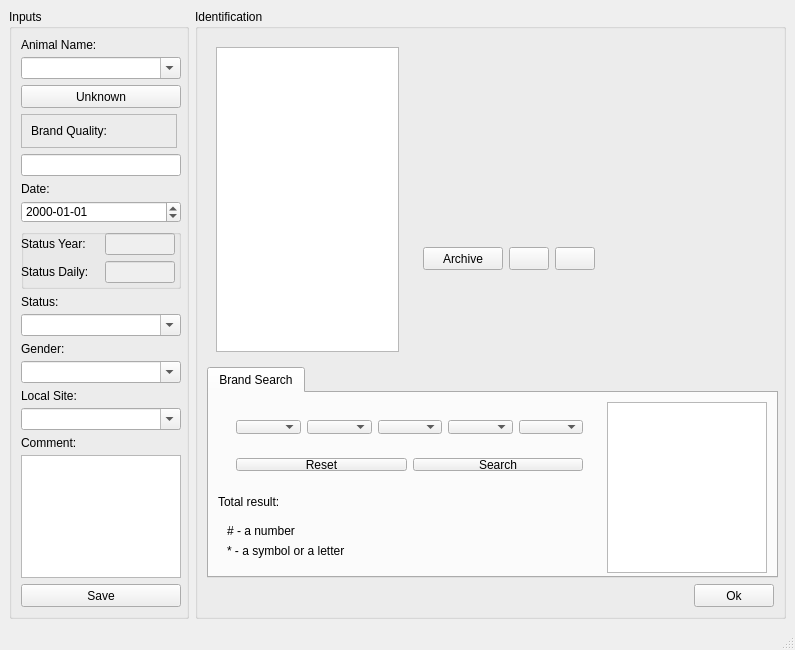
<?xml version="1.0" encoding="UTF-8"?>
<ui version="4.0">
 <class>RegistrationWindow</class>
 <widget class="QMainWindow" name="RegistrationWindow">
  <property name="windowModality">
   <enum>Qt::ApplicationModal</enum>
  </property>
  <property name="geometry">
   <rect>
    <x>0</x>
    <y>0</y>
    <width>795</width>
    <height>650</height>
   </rect>
  </property>
  <property name="minimumSize">
   <size>
    <width>200</width>
    <height>650</height>
   </size>
  </property>
  <property name="maximumSize">
   <size>
    <width>16777215</width>
    <height>16777215</height>
   </size>
  </property>
  <property name="windowTitle">
   <string>Animal Registration</string>
  </property>
  <property name="windowIcon">
   <iconset resource="../app/resources/resources.qrc">
    <normaloff>:/images/logo-pc.ico</normaloff>:/images/logo-pc.ico</iconset>
  </property>
  <property name="dockOptions">
   <set>QMainWindow::AllowTabbedDocks|QMainWindow::AnimatedDocks</set>
  </property>
  <property name="unifiedTitleAndToolBarOnMac">
   <bool>false</bool>
  </property>
  <widget class="QWidget" name="centralwidget">
   <layout class="QHBoxLayout" name="horizontalLayout_6">
    <item>
     <widget class="QGroupBox" name="groupBox">
      <property name="sizePolicy">
       <sizepolicy hsizetype="Fixed" vsizetype="Preferred">
        <horstretch>0</horstretch>
        <verstretch>0</verstretch>
       </sizepolicy>
      </property>
      <property name="minimumSize">
       <size>
        <width>180</width>
        <height>600</height>
       </size>
      </property>
      <property name="maximumSize">
       <size>
        <width>180</width>
        <height>16777215</height>
       </size>
      </property>
      <property name="title">
       <string>Inputs</string>
      </property>
      <layout class="QVBoxLayout" name="verticalLayout_2">
       <property name="spacing">
        <number>6</number>
       </property>
       <property name="sizeConstraint">
        <enum>QLayout::SetDefaultConstraint</enum>
       </property>
       <property name="topMargin">
        <number>9</number>
       </property>
       <property name="bottomMargin">
        <number>9</number>
       </property>
       <item alignment="Qt::AlignTop">
        <widget class="QLabel" name="label_animalname">
         <property name="minimumSize">
          <size>
           <width>160</width>
           <height>13</height>
          </size>
         </property>
         <property name="maximumSize">
          <size>
           <width>16777215</width>
           <height>16777215</height>
          </size>
         </property>
         <property name="text">
          <string>Animal Name:</string>
         </property>
        </widget>
       </item>
       <item>
        <widget class="QComboBox" name="cmb_AnimalName">
         <property name="minimumSize">
          <size>
           <width>160</width>
           <height>22</height>
          </size>
         </property>
         <property name="maximumSize">
          <size>
           <width>16777215</width>
           <height>16777215</height>
          </size>
         </property>
         <property name="editable">
          <bool>true</bool>
         </property>
        </widget>
       </item>
       <item>
        <widget class="QPushButton" name="btn_Unknown">
         <property name="sizePolicy">
          <sizepolicy hsizetype="Preferred" vsizetype="Fixed">
           <horstretch>0</horstretch>
           <verstretch>0</verstretch>
          </sizepolicy>
         </property>
         <property name="minimumSize">
          <size>
           <width>160</width>
           <height>23</height>
          </size>
         </property>
         <property name="maximumSize">
          <size>
           <width>16777215</width>
           <height>16777215</height>
          </size>
         </property>
         <property name="text">
          <string>Unknown</string>
         </property>
         <property name="icon">
          <iconset resource="../app/resources/resources.qrc">
           <normaloff>:/images/icons/png/32x32/anonymous.png</normaloff>:/images/icons/png/32x32/anonymous.png</iconset>
         </property>
        </widget>
       </item>
       <item>
        <widget class="QFrame" name="frame_2">
         <property name="maximumSize">
          <size>
           <width>16777215</width>
           <height>16777215</height>
          </size>
         </property>
         <property name="frameShape">
          <enum>QFrame::StyledPanel</enum>
         </property>
         <property name="frameShadow">
          <enum>QFrame::Raised</enum>
         </property>
         <layout class="QHBoxLayout" name="horizontalLayout_3">
          <item alignment="Qt::AlignLeft">
           <widget class="QLabel" name="label_brandquality">
            <property name="minimumSize">
             <size>
              <width>0</width>
              <height>0</height>
             </size>
            </property>
            <property name="maximumSize">
             <size>
              <width>16777215</width>
              <height>16777215</height>
             </size>
            </property>
            <property name="text">
             <string>Brand Quality:</string>
            </property>
           </widget>
          </item>
          <item>
           <widget class="QLabel" name="label_infoQuality">
            <property name="sizePolicy">
             <sizepolicy hsizetype="Preferred" vsizetype="Preferred">
              <horstretch>0</horstretch>
              <verstretch>0</verstretch>
             </sizepolicy>
            </property>
            <property name="minimumSize">
             <size>
              <width>0</width>
              <height>0</height>
             </size>
            </property>
            <property name="maximumSize">
             <size>
              <width>20</width>
              <height>20</height>
             </size>
            </property>
            <property name="toolTip">
             <string>&lt;html&gt;&lt;head/&gt;&lt;body&gt;&lt;p&gt;valid characters:&lt;/p&gt;&lt;p&gt;&lt;span style=&quot; font-size:10pt; font-weight:600;&quot;&gt;'+'&lt;/span&gt;: THE EXACT sign: the brand is clean without problems, very well or perfectly readable&lt;/p&gt;&lt;p&gt;&lt;span style=&quot; font-size:10pt; font-weight:600;&quot;&gt;'0'&lt;/span&gt;: THE EXACT sign: but not quite clear, or covered with hair, may be somewhat burned or not printed, not quite good, but we read CONFIDENTLY&lt;/p&gt;&lt;p&gt;&lt;span style=&quot; font-size:10pt; font-weight:600;&quot;&gt;'-'&lt;/span&gt;: we DO NOT READ the sign: due to the poor quality of the marking (burnt, covered with hair, connected signs, etc.; we can assume what kind of sign it is, but we cannot read it EXACTLY.&lt;/p&gt;&lt;p&gt;&lt;span style=&quot; font-size:10pt; font-weight:600;&quot;&gt;'$'&lt;/span&gt;: we DO NOT READ the sign due to poor visibility: strong reflection of the sun, water, uncomfortable reading angle, closed by another animal, etc.; the sign may be quite high-quality, but we do not read because of the uncomfortable position of the beast&lt;/p&gt;&lt;p&gt;For example, if you saw how you count the animal M523 from which you examined all the signs, but did not see the last one well, and the first digit is of poor quality, and the second one is simply not readable, then the entry should be of the form &lt;span style=&quot; font-size:10pt; font-weight:600;&quot;&gt;+0-$&lt;/span&gt;&lt;/p&gt;&lt;/body&gt;&lt;/html&gt;</string>
            </property>
            <property name="text">
             <string/>
            </property>
            <property name="pixmap">
             <pixmap resource="../app/resources/resources.qrc">:/images/icons/png/32x32/property.png</pixmap>
            </property>
            <property name="scaledContents">
             <bool>true</bool>
            </property>
            <property name="wordWrap">
             <bool>false</bool>
            </property>
           </widget>
          </item>
         </layout>
        </widget>
       </item>
       <item>
        <widget class="QLineEdit" name="line_BrandQuality">
         <property name="sizePolicy">
          <sizepolicy hsizetype="Preferred" vsizetype="Fixed">
           <horstretch>0</horstretch>
           <verstretch>0</verstretch>
          </sizepolicy>
         </property>
         <property name="minimumSize">
          <size>
           <width>160</width>
           <height>22</height>
          </size>
         </property>
         <property name="maximumSize">
          <size>
           <width>16777215</width>
           <height>16777215</height>
          </size>
         </property>
        </widget>
       </item>
       <item>
        <widget class="QLabel" name="label_date">
         <property name="minimumSize">
          <size>
           <width>160</width>
           <height>13</height>
          </size>
         </property>
         <property name="maximumSize">
          <size>
           <width>160</width>
           <height>13</height>
          </size>
         </property>
         <property name="text">
          <string>Date:</string>
         </property>
        </widget>
       </item>
       <item>
        <widget class="QDateEdit" name="dateEdit">
         <property name="enabled">
          <bool>true</bool>
         </property>
         <property name="sizePolicy">
          <sizepolicy hsizetype="Preferred" vsizetype="Fixed">
           <horstretch>0</horstretch>
           <verstretch>0</verstretch>
          </sizepolicy>
         </property>
         <property name="minimumSize">
          <size>
           <width>160</width>
           <height>22</height>
          </size>
         </property>
         <property name="maximumSize">
          <size>
           <width>16777215</width>
           <height>16777215</height>
          </size>
         </property>
         <property name="displayFormat">
          <string>yyyy-MM-dd</string>
         </property>
        </widget>
       </item>
       <item>
        <widget class="QGroupBox" name="groupBox_3">
         <property name="minimumSize">
          <size>
           <width>160</width>
           <height>60</height>
          </size>
         </property>
         <property name="maximumSize">
          <size>
           <width>16777215</width>
           <height>16777215</height>
          </size>
         </property>
         <property name="font">
          <font>
           <kerning>true</kerning>
          </font>
         </property>
         <property name="toolTip">
          <string/>
         </property>
         <property name="title">
          <string/>
         </property>
         <widget class="QLineEdit" name="text_StatusResight">
          <property name="enabled">
           <bool>false</bool>
          </property>
          <property name="geometry">
           <rect>
            <x>84</x>
            <y>4</y>
            <width>70</width>
            <height>22</height>
           </rect>
          </property>
          <property name="sizePolicy">
           <sizepolicy hsizetype="Preferred" vsizetype="Fixed">
            <horstretch>0</horstretch>
            <verstretch>0</verstretch>
           </sizepolicy>
          </property>
          <property name="minimumSize">
           <size>
            <width>70</width>
            <height>22</height>
           </size>
          </property>
          <property name="maximumSize">
           <size>
            <width>16777215</width>
            <height>16777215</height>
           </size>
          </property>
          <property name="focusPolicy">
           <enum>Qt::NoFocus</enum>
          </property>
          <property name="contextMenuPolicy">
           <enum>Qt::NoContextMenu</enum>
          </property>
          <property name="inputMask">
           <string/>
          </property>
          <property name="dragEnabled">
           <bool>false</bool>
          </property>
         </widget>
         <widget class="QLabel" name="labelStatusDaily">
          <property name="geometry">
           <rect>
            <x>0</x>
            <y>32</y>
            <width>78</width>
            <height>22</height>
           </rect>
          </property>
          <property name="minimumSize">
           <size>
            <width>78</width>
            <height>13</height>
           </size>
          </property>
          <property name="maximumSize">
           <size>
            <width>16777215</width>
            <height>16777215</height>
           </size>
          </property>
          <property name="font">
           <font>
            <pointsize>9</pointsize>
           </font>
          </property>
          <property name="text">
           <string>Status Daily:</string>
          </property>
         </widget>
         <widget class="QLineEdit" name="text_StatusDaily">
          <property name="enabled">
           <bool>false</bool>
          </property>
          <property name="geometry">
           <rect>
            <x>84</x>
            <y>32</y>
            <width>70</width>
            <height>22</height>
           </rect>
          </property>
          <property name="minimumSize">
           <size>
            <width>70</width>
            <height>22</height>
           </size>
          </property>
          <property name="maximumSize">
           <size>
            <width>16777215</width>
            <height>16777215</height>
           </size>
          </property>
          <property name="focusPolicy">
           <enum>Qt::NoFocus</enum>
          </property>
         </widget>
         <widget class="QLabel" name="labelStatusResight">
          <property name="geometry">
           <rect>
            <x>0</x>
            <y>4</y>
            <width>78</width>
            <height>22</height>
           </rect>
          </property>
          <property name="minimumSize">
           <size>
            <width>78</width>
            <height>13</height>
           </size>
          </property>
          <property name="maximumSize">
           <size>
            <width>16777215</width>
            <height>16777215</height>
           </size>
          </property>
          <property name="font">
           <font>
            <pointsize>9</pointsize>
           </font>
          </property>
          <property name="text">
           <string>Status Year:</string>
          </property>
         </widget>
        </widget>
       </item>
       <item>
        <widget class="QLabel" name="labelStatusPhoto">
         <property name="minimumSize">
          <size>
           <width>160</width>
           <height>13</height>
          </size>
         </property>
         <property name="maximumSize">
          <size>
           <width>16777215</width>
           <height>16777215</height>
          </size>
         </property>
         <property name="text">
          <string>Status:</string>
         </property>
        </widget>
       </item>
       <item>
        <widget class="QComboBox" name="cmb_StatusPhoto">
         <property name="enabled">
          <bool>true</bool>
         </property>
         <property name="minimumSize">
          <size>
           <width>160</width>
           <height>22</height>
          </size>
         </property>
         <property name="maximumSize">
          <size>
           <width>16777215</width>
           <height>16777215</height>
          </size>
         </property>
         <property name="editable">
          <bool>true</bool>
         </property>
        </widget>
       </item>
       <item>
        <widget class="QLabel" name="labelSex">
         <property name="minimumSize">
          <size>
           <width>160</width>
           <height>13</height>
          </size>
         </property>
         <property name="maximumSize">
          <size>
           <width>16777215</width>
           <height>16777215</height>
          </size>
         </property>
         <property name="text">
          <string>Gender:</string>
         </property>
        </widget>
       </item>
       <item>
        <widget class="QComboBox" name="cmb_Gender">
         <property name="minimumSize">
          <size>
           <width>160</width>
           <height>22</height>
          </size>
         </property>
         <property name="maximumSize">
          <size>
           <width>16777215</width>
           <height>16777215</height>
          </size>
         </property>
         <property name="editable">
          <bool>true</bool>
         </property>
        </widget>
       </item>
       <item>
        <widget class="QLabel" name="labelLocalSite">
         <property name="minimumSize">
          <size>
           <width>160</width>
           <height>13</height>
          </size>
         </property>
         <property name="maximumSize">
          <size>
           <width>16777215</width>
           <height>16777215</height>
          </size>
         </property>
         <property name="text">
          <string>Local Site:</string>
         </property>
        </widget>
       </item>
       <item>
        <widget class="QComboBox" name="cmb_LocalSite">
         <property name="minimumSize">
          <size>
           <width>160</width>
           <height>22</height>
          </size>
         </property>
         <property name="maximumSize">
          <size>
           <width>16777215</width>
           <height>16777215</height>
          </size>
         </property>
         <property name="editable">
          <bool>true</bool>
         </property>
        </widget>
       </item>
       <item>
        <widget class="QLabel" name="labelComment">
         <property name="minimumSize">
          <size>
           <width>160</width>
           <height>13</height>
          </size>
         </property>
         <property name="maximumSize">
          <size>
           <width>16777215</width>
           <height>16777215</height>
          </size>
         </property>
         <property name="text">
          <string>Comment:</string>
         </property>
        </widget>
       </item>
       <item>
        <widget class="QTextEdit" name="text_Comment">
         <property name="sizePolicy">
          <sizepolicy hsizetype="Preferred" vsizetype="Expanding">
           <horstretch>0</horstretch>
           <verstretch>0</verstretch>
          </sizepolicy>
         </property>
         <property name="minimumSize">
          <size>
           <width>160</width>
           <height>100</height>
          </size>
         </property>
         <property name="maximumSize">
          <size>
           <width>16777215</width>
           <height>16777215</height>
          </size>
         </property>
        </widget>
       </item>
       <item>
        <widget class="QPushButton" name="btn_Save">
         <property name="sizePolicy">
          <sizepolicy hsizetype="Preferred" vsizetype="Fixed">
           <horstretch>0</horstretch>
           <verstretch>0</verstretch>
          </sizepolicy>
         </property>
         <property name="minimumSize">
          <size>
           <width>160</width>
           <height>23</height>
          </size>
         </property>
         <property name="maximumSize">
          <size>
           <width>16777215</width>
           <height>16777215</height>
          </size>
         </property>
         <property name="text">
          <string>Save</string>
         </property>
         <property name="icon">
          <iconset resource="../app/resources/resources.qrc">
           <normaloff>:/images/icons/png/32x32/save.png</normaloff>:/images/icons/png/32x32/save.png</iconset>
         </property>
         <property name="shortcut">
          <string>Ctrl+Return, Ctrl+Enter</string>
         </property>
        </widget>
       </item>
      </layout>
     </widget>
    </item>
    <item>
     <widget class="QGroupBox" name="groupBox_right">
      <property name="minimumSize">
       <size>
        <width>591</width>
        <height>600</height>
       </size>
      </property>
      <property name="maximumSize">
       <size>
        <width>16777215</width>
        <height>16777215</height>
       </size>
      </property>
      <property name="title">
       <string>Identification</string>
      </property>
      <layout class="QVBoxLayout" name="verticalLayout_4">
       <item>
        <widget class="QFrame" name="frame">
         <layout class="QHBoxLayout" name="horizontalLayout_2">
          <item>
           <widget class="QListWidget" name="list_AnimalNames">
            <property name="sizePolicy">
             <sizepolicy hsizetype="Preferred" vsizetype="Preferred">
              <horstretch>0</horstretch>
              <verstretch>0</verstretch>
             </sizepolicy>
            </property>
            <property name="minimumSize">
             <size>
              <width>180</width>
              <height>305</height>
             </size>
            </property>
            <property name="maximumSize">
             <size>
              <width>200</width>
              <height>16777215</height>
             </size>
            </property>
            <property name="font">
             <font>
              <family>MS Shell Dlg 2</family>
             </font>
            </property>
            <property name="focusPolicy">
             <enum>Qt::NoFocus</enum>
            </property>
           </widget>
          </item>
          <item>
           <widget class="QFrame" name="frame">
            <layout class="QVBoxLayout" name="verticalLayout_5">
             <item>
              <widget class="QWidget" name="widget" native="true">
               <property name="sizePolicy">
                <sizepolicy hsizetype="Preferred" vsizetype="Fixed">
                 <horstretch>0</horstretch>
                 <verstretch>0</verstretch>
                </sizepolicy>
               </property>
               <property name="minimumSize">
                <size>
                 <width>0</width>
                 <height>0</height>
                </size>
               </property>
               <layout class="QVBoxLayout" name="verticalLayout_7">
                <item>
                 <widget class="QLabel" name="label_path_archive">
                  <property name="font">
                   <font>
                    <pointsize>8</pointsize>
                   </font>
                  </property>
                  <property name="text">
                   <string/>
                  </property>
                 </widget>
                </item>
                <item>
                 <widget class="QLabel" name="label_name_file">
                  <property name="font">
                   <font>
                    <pointsize>8</pointsize>
                   </font>
                  </property>
                  <property name="text">
                   <string/>
                  </property>
                 </widget>
                </item>
               </layout>
              </widget>
             </item>
             <item>
              <widget class="QFrame" name="frame">
               <property name="sizePolicy">
                <sizepolicy hsizetype="Preferred" vsizetype="Fixed">
                 <horstretch>0</horstretch>
                 <verstretch>0</verstretch>
                </sizepolicy>
               </property>
               <layout class="QHBoxLayout" name="horizontalLayout_4">
                <item>
                 <widget class="QPushButton" name="btn_select_dir">
                  <property name="enabled">
                   <bool>true</bool>
                  </property>
                  <property name="sizePolicy">
                   <sizepolicy hsizetype="Preferred" vsizetype="Fixed">
                    <horstretch>0</horstretch>
                    <verstretch>0</verstretch>
                   </sizepolicy>
                  </property>
                  <property name="minimumSize">
                   <size>
                    <width>80</width>
                    <height>23</height>
                   </size>
                  </property>
                  <property name="maximumSize">
                   <size>
                    <width>16777215</width>
                    <height>16777215</height>
                   </size>
                  </property>
                  <property name="text">
                   <string>Archive</string>
                  </property>
                  <property name="icon">
                   <iconset resource="../app/resources/resources.qrc">
                    <normaloff>:/images/icons/png/32x32/open.png</normaloff>:/images/icons/png/32x32/open.png</iconset>
                  </property>
                 </widget>
                </item>
                <item>
                 <widget class="QPushButton" name="btn_previous">
                  <property name="sizePolicy">
                   <sizepolicy hsizetype="Preferred" vsizetype="Fixed">
                    <horstretch>0</horstretch>
                    <verstretch>0</verstretch>
                   </sizepolicy>
                  </property>
                  <property name="minimumSize">
                   <size>
                    <width>40</width>
                    <height>23</height>
                   </size>
                  </property>
                  <property name="maximumSize">
                   <size>
                    <width>16777215</width>
                    <height>16777215</height>
                   </size>
                  </property>
                  <property name="text">
                   <string/>
                  </property>
                  <property name="icon">
                   <iconset resource="../app/resources/resources.qrc">
                    <normaloff>:/images/icons/png/32x32/left.png</normaloff>:/images/icons/png/32x32/left.png</iconset>
                  </property>
                 </widget>
                </item>
                <item>
                 <widget class="QPushButton" name="btn_next">
                  <property name="sizePolicy">
                   <sizepolicy hsizetype="Preferred" vsizetype="Fixed">
                    <horstretch>0</horstretch>
                    <verstretch>0</verstretch>
                   </sizepolicy>
                  </property>
                  <property name="minimumSize">
                   <size>
                    <width>40</width>
                    <height>23</height>
                   </size>
                  </property>
                  <property name="maximumSize">
                   <size>
                    <width>16777215</width>
                    <height>16777215</height>
                   </size>
                  </property>
                  <property name="text">
                   <string/>
                  </property>
                  <property name="icon">
                   <iconset resource="../app/resources/resources.qrc">
                    <normaloff>:/images/icons/png/32x32/right.png</normaloff>:/images/icons/png/32x32/right.png</iconset>
                  </property>
                 </widget>
                </item>
                <item>
                 <widget class="QLabel" name="label_coun_img">
                  <property name="minimumSize">
                   <size>
                    <width>70</width>
                    <height>23</height>
                   </size>
                  </property>
                  <property name="maximumSize">
                   <size>
                    <width>16777215</width>
                    <height>16777215</height>
                   </size>
                  </property>
                  <property name="text">
                   <string/>
                  </property>
                 </widget>
                </item>
                <item alignment="Qt::AlignRight">
                 <widget class="QLabel" name="label_verified">
                  <property name="minimumSize">
                   <size>
                    <width>70</width>
                    <height>23</height>
                   </size>
                  </property>
                  <property name="maximumSize">
                   <size>
                    <width>16777215</width>
                    <height>16777215</height>
                   </size>
                  </property>
                  <property name="text">
                   <string/>
                  </property>
                 </widget>
                </item>
               </layout>
              </widget>
             </item>
             <item>
              <layout class="QGridLayout" name="imageLayout"/>
             </item>
            </layout>
           </widget>
          </item>
         </layout>
        </widget>
       </item>
       <item>
        <widget class="QTabWidget" name="tabWidget">
         <property name="sizePolicy">
          <sizepolicy hsizetype="Preferred" vsizetype="Preferred">
           <horstretch>0</horstretch>
           <verstretch>0</verstretch>
          </sizepolicy>
         </property>
         <property name="minimumSize">
          <size>
           <width>571</width>
           <height>210</height>
          </size>
         </property>
         <property name="maximumSize">
          <size>
           <width>16777215</width>
           <height>16777215</height>
          </size>
         </property>
         <property name="focusPolicy">
          <enum>Qt::NoFocus</enum>
         </property>
         <property name="currentIndex">
          <number>0</number>
         </property>
         <property name="tabsClosable">
          <bool>false</bool>
         </property>
         <widget class="QWidget" name="tab_BrandSearch">
          <attribute name="title">
           <string>Brand Search</string>
          </attribute>
          <layout class="QGridLayout" name="gridLayout">
           <item row="0" column="1" rowspan="3">
            <widget class="QListWidget" name="list_result_search_brand">
             <property name="minimumSize">
              <size>
               <width>160</width>
               <height>171</height>
              </size>
             </property>
             <property name="maximumSize">
              <size>
               <width>16777215</width>
               <height>16777215</height>
              </size>
             </property>
             <property name="focusPolicy">
              <enum>Qt::NoFocus</enum>
             </property>
            </widget>
           </item>
           <item row="1" column="0">
            <widget class="QLabel" name="label_total_search_brand">
             <property name="text">
              <string>Total result: </string>
             </property>
            </widget>
           </item>
           <item row="0" column="0">
            <widget class="QFrame" name="frame">
             <layout class="QVBoxLayout" name="verticalLayout_3">
              <item>
               <widget class="QFrame" name="frame">
                <layout class="QHBoxLayout" name="horizontalLayout">
                 <item>
                  <widget class="QComboBox" name="cmb_pos1">
                   <property name="editable">
                    <bool>false</bool>
                   </property>
                  </widget>
                 </item>
                 <item>
                  <widget class="QComboBox" name="cmb_pos2">
                   <property name="editable">
                    <bool>false</bool>
                   </property>
                  </widget>
                 </item>
                 <item>
                  <widget class="QComboBox" name="cmb_pos3">
                   <property name="editable">
                    <bool>false</bool>
                   </property>
                  </widget>
                 </item>
                 <item>
                  <widget class="QComboBox" name="cmb_pos4">
                   <property name="editable">
                    <bool>false</bool>
                   </property>
                  </widget>
                 </item>
                 <item>
                  <widget class="QComboBox" name="cmb_pos5">
                   <property name="editable">
                    <bool>false</bool>
                   </property>
                  </widget>
                 </item>
                </layout>
               </widget>
              </item>
              <item>
               <widget class="QFrame" name="frame">
                <layout class="QHBoxLayout" name="horizontalLayout_5">
                 <item>
                  <widget class="QPushButton" name="btn_reset_search">
                   <property name="text">
                    <string>Reset</string>
                   </property>
                  </widget>
                 </item>
                 <item>
                  <widget class="QPushButton" name="btn_search_brand">
                   <property name="text">
                    <string>Search</string>
                   </property>
                  </widget>
                 </item>
                </layout>
               </widget>
              </item>
             </layout>
            </widget>
           </item>
           <item row="2" column="0">
            <widget class="QFrame" name="frame">
             <layout class="QVBoxLayout" name="verticalLayout">
              <item>
               <widget class="QLabel" name="label">
                <property name="text">
                 <string># - a number</string>
                </property>
               </widget>
              </item>
              <item>
               <widget class="QLabel" name="label_2">
                <property name="text">
                 <string>* - a symbol or a letter </string>
                </property>
               </widget>
              </item>
             </layout>
            </widget>
           </item>
          </layout>
         </widget>
        </widget>
       </item>
       <item alignment="Qt::AlignRight">
        <widget class="QPushButton" name="btn_Ok">
         <property name="sizePolicy">
          <sizepolicy hsizetype="Preferred" vsizetype="Fixed">
           <horstretch>0</horstretch>
           <verstretch>0</verstretch>
          </sizepolicy>
         </property>
         <property name="minimumSize">
          <size>
           <width>75</width>
           <height>23</height>
          </size>
         </property>
         <property name="maximumSize">
          <size>
           <width>16777215</width>
           <height>16777215</height>
          </size>
         </property>
         <property name="text">
          <string>Ok</string>
         </property>
         <property name="icon">
          <iconset resource="../app/resources/resources.qrc">
           <normaloff>:/images/icons/png/32x32/check_mark.png</normaloff>:/images/icons/png/32x32/check_mark.png</iconset>
         </property>
        </widget>
       </item>
      </layout>
     </widget>
    </item>
   </layout>
  </widget>
  <widget class="QStatusBar" name="statusbar"/>
 </widget>
 <tabstops>
  <tabstop>cmb_AnimalName</tabstop>
  <tabstop>btn_Unknown</tabstop>
  <tabstop>line_BrandQuality</tabstop>
  <tabstop>dateEdit</tabstop>
  <tabstop>cmb_StatusPhoto</tabstop>
  <tabstop>cmb_Gender</tabstop>
  <tabstop>cmb_LocalSite</tabstop>
  <tabstop>btn_Ok</tabstop>
 </tabstops>
 <resources>
  <include location="../app/resources/resources.qrc"/>
 </resources>
 <connections/>
</ui>
